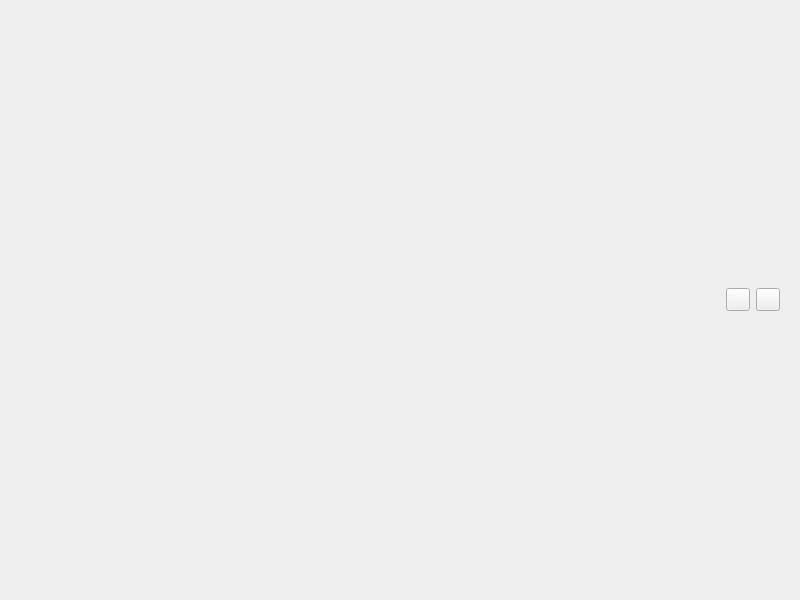
<?xml version="1.0" encoding="UTF-8"?>
<ui version="4.0">
 <class>TaskView</class>
 <widget class="QWidget" name="TaskView">
  <property name="geometry">
   <rect>
    <x>0</x>
    <y>0</y>
    <width>800</width>
    <height>600</height>
   </rect>
  </property>
  <property name="windowTitle">
   <string>Form</string>
  </property>
  <layout class="QVBoxLayout" name="verticalLayout">
   <item>
    <widget class="SingleDirectionScrollArea" name="SingleDirectionScrollArea">
     <property name="styleSheet">
      <string notr="true">QScrollArea{background: transparent; border: none}</string>
     </property>
     <property name="widgetResizable">
      <bool>true</bool>
     </property>
     <widget class="QWidget" name="scrollAreaWidgetContents">
      <property name="geometry">
       <rect>
        <x>0</x>
        <y>0</y>
        <width>782</width>
        <height>582</height>
       </rect>
      </property>
      <property name="styleSheet">
       <string notr="true">QWidget#scrollAreaWidgetContents { background: transparent }</string>
      </property>
      <layout class="QVBoxLayout" name="verticalLayout_2">
       <item>
        <layout class="QHBoxLayout" name="horizontalLayout">
         <item>
          <spacer name="horizontalSpacer">
           <property name="orientation">
            <enum>Qt::Orientation::Horizontal</enum>
           </property>
           <property name="sizeHint" stdset="0">
            <size>
             <width>40</width>
             <height>20</height>
            </size>
           </property>
          </spacer>
         </item>
         <item>
          <widget class="ToolButton" name="addTaskButton"/>
         </item>
         <item>
          <widget class="ToolButton" name="deleteTaskButton"/>
         </item>
        </layout>
       </item>
      </layout>
     </widget>
    </widget>
   </item>
  </layout>
 </widget>
 <customwidgets>
  <customwidget>
   <class>ToolButton</class>
   <extends>QToolButton</extends>
   <header>qfluentwidgets</header>
  </customwidget>
  <customwidget>
   <class>SingleDirectionScrollArea</class>
   <extends>QScrollArea</extends>
   <header>qfluentwidgets</header>
   <container>1</container>
  </customwidget>
 </customwidgets>
 <resources/>
 <connections/>
</ui>
